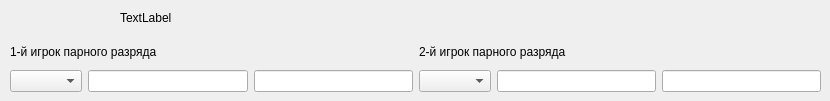
    <widget class="QWidget" name="tab_4">
     <attribute name="title">
      <string>Пары</string>
     </attribute>
     <widget class="QLabel" name="label_15">
      <property name="geometry">
       <rect>
        <x>120</x>
        <y>10</y>
        <width>581</width>
        <height>16</height>
       </rect>
      </property>
      <property name="text">
       <string>TextLabel</string>
      </property>
     </widget>
     <widget class="QWidget" name="">
      <property name="geometry">
       <rect>
        <x>10</x>
        <y>40</y>
        <width>811</width>
        <height>52</height>
       </rect>
      </property>
      <layout class="QHBoxLayout" name="horizontalLayout_33">
       <item>
        <layout class="QVBoxLayout" name="verticalLayout_28">
         <item>
          <widget class="QLabel" name="label_player_1">
           <property name="text">
            <string>1-й игрок парного разряда</string>
           </property>
          </widget>
         </item>
         <item>
          <layout class="QHBoxLayout" name="horizontalLayout_9" stretch="1,0,0">
           <item>
            <widget class="QComboBox" name="comboBox_pl1">
             <property name="sizePolicy">
              <sizepolicy hsizetype="Maximum" vsizetype="Fixed">
               <horstretch>0</horstretch>
               <verstretch>0</verstretch>
              </sizepolicy>
             </property>
            </widget>
           </item>
           <item>
            <widget class="QLineEdit" name="lineEdit_city_pl1">
             <property name="sizePolicy">
              <sizepolicy hsizetype="Expanding" vsizetype="Fixed">
               <horstretch>0</horstretch>
               <verstretch>0</verstretch>
              </sizepolicy>
             </property>
            </widget>
           </item>
           <item>
            <widget class="QLineEdit" name="r_pl1">
             <property name="sizePolicy">
              <sizepolicy hsizetype="Expanding" vsizetype="Fixed">
               <horstretch>0</horstretch>
               <verstretch>0</verstretch>
              </sizepolicy>
             </property>
            </widget>
           </item>
          </layout>
         </item>
        </layout>
       </item>
       <item>
        <layout class="QVBoxLayout" name="verticalLayout_29">
         <item>
          <widget class="QLabel" name="label_player_2">
           <property name="text">
            <string>2-й игрок парного разряда</string>
           </property>
          </widget>
         </item>
         <item>
          <layout class="QHBoxLayout" name="horizontalLayout_19">
           <item>
            <widget class="QComboBox" name="comboBox_pl2">
             <property name="sizePolicy">
              <sizepolicy hsizetype="Maximum" vsizetype="Fixed">
               <horstretch>0</horstretch>
               <verstretch>0</verstretch>
              </sizepolicy>
             </property>
            </widget>
           </item>
           <item>
            <widget class="QLineEdit" name="lineEdit_city_pl2"/>
           </item>
           <item>
            <widget class="QLineEdit" name="r_pl2"/>
           </item>
          </layout>
         </item>
        </layout>
       </item>
      </layout>
     </widget>
    </widget>
